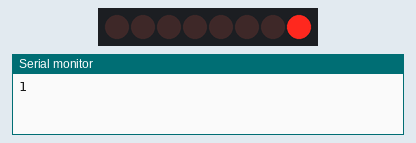
Simulated run of this sketch. Board: Arduino Uno, built with avr-gcc and run on an emulated ATmega328P. On the bench: 8 shift-register outputs drawn as a row of LEDs (first output left, lit = HIGH), the last lines printed to the serial monitor. Wiring (inferred from the names in the program): shift register (74HC595): data pin 12; shift clock pin 9; latch pin 11. Wiring (inferred from the signals the program sends): row of LEDs: on Q0, Q1, Q2, Q3, Q4, Q5, Q6, Q7.

Above: at 0.6 s.
At 7.6 s:
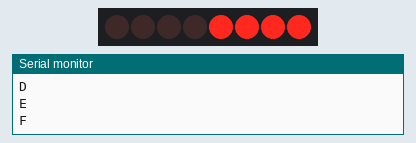
At 14.1 s:
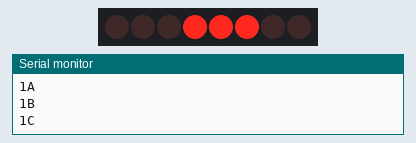
At 21.1 s:
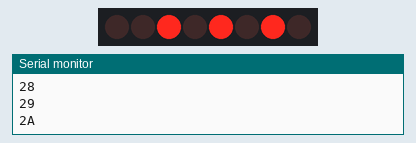
At 29.6 s:
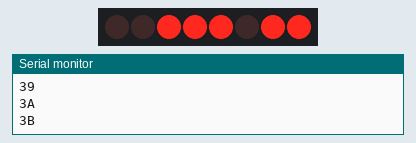
At 39.1 s:
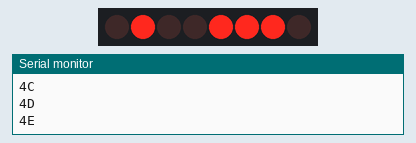
Timing chart, 0 to 40.0 s (numbered marks = the images above):
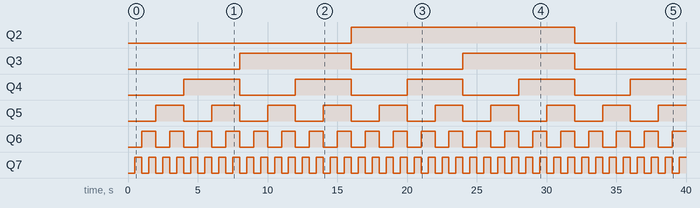

The sketch:

sketch_nov25b.ino
```cpp
int clockPin = 9;
int latchPin = 11;
int dataPin = 12;

byte LEDs=0x00;

int dt = 500;
void setup() {
  pinMode(latchPin, OUTPUT);
  pinMode(dataPin, OUTPUT);
  pinMode(clockPin, OUTPUT);
  Serial.begin(9600);
}

void loop() {
  digitalWrite(latchPin, LOW);
  shiftOut(dataPin, clockPin, LSBFIRST, LEDs);
  digitalWrite(latchPin, HIGH);
  delay(dt);

  for (int i = 0; i < i < 255; i++) {
    LEDs++;
    digitalWrite(latchPin, LOW);
    shiftOut(dataPin, clockPin, LSBFIRST, LEDs);
    digitalWrite(latchPin, HIGH);
    Serial.println(LEDs, HEX);
    delay(dt);
  }
}
```

Measured:
- by itself, Q2: LOW → HIGH at 16.0 s, → LOW 16.0 s later
- by itself, Q3: alternates HIGH for 8.0 s and LOW for 8.0 s
- by itself, Q4: alternates HIGH for 4.0 s and LOW for 4.0 s
- by itself, Q5: alternates HIGH for 2.0 s and LOW for 2.0 s
- by itself, Q6: alternates HIGH for 1.0 s and LOW for 1.0 s
- by itself, Q7: alternates HIGH for 0.50 s and LOW for 0.50 s
